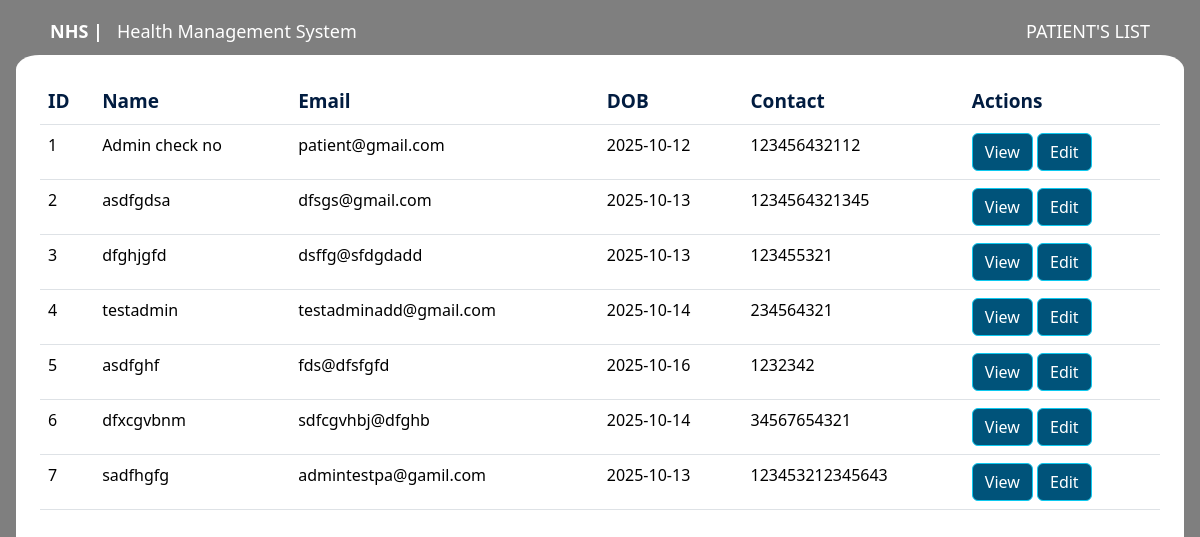
Before: /admin/patients with the older database file.
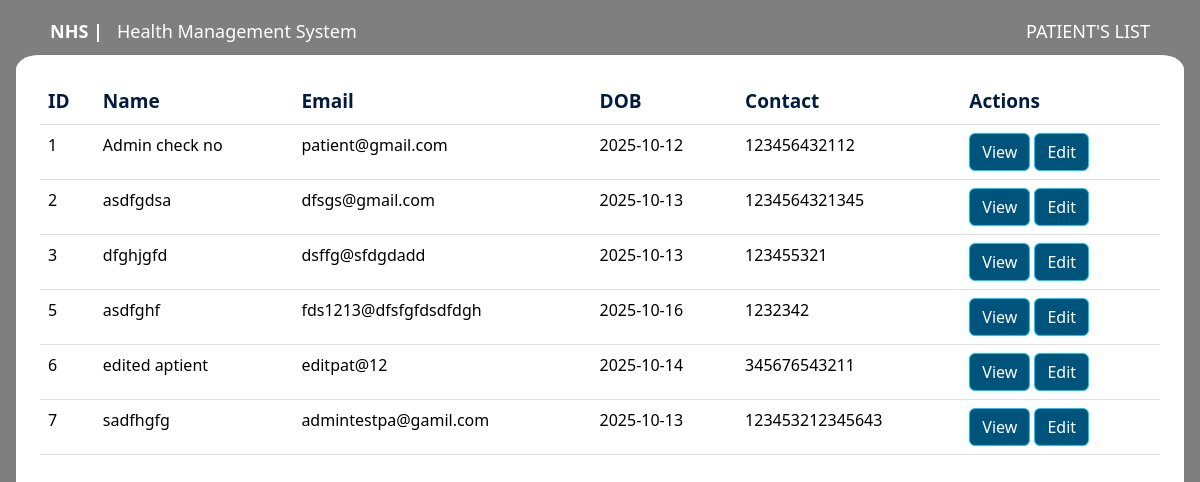
After: the same page with the newer database file.
### models/patient.py (models this page shows, shortened)
class Patient(db.Model):
    __tablename__ = 'patient'
    p_id = db.Column(db.Integer, primary_key=True, autoincrement=True)
    p_email = db.Column(db.String(225), unique=True, nullable=False)
    p_name = db.Column(db.String(225), nullable=False)
    p_password = db.Column(db.String(225), nullable=False)
    p_address = db.Column(db.String(225), nullable=False)
    p_dob = db.Column(db.Date, nullable=False)
    p_tel = db.Column(db.String(15), nullable=True)
    appointments = db.relationship(
        'Appointment',
        back_populates='patient',
        cascade='all, delete-orphan'
    )

### app/routes/admin/patients_list.py (the view)
@admin_bp.route('/patients', methods=['GET', 'POST'])
def patients_list():
    patients = Patient.query.all()
    return render_template('admin/patients_list.html', patients=patients)

### app/templates/admin/patients_list.html (shortened to what this page needs)
{% extends 'layout.html' %}
{% block body_class %} landing-page {% endblock %}
{% block navbar %}
<div class="container nav_bar">
  <div class="d-flex justify-content-between align-items-center mt-2">
      <div><a href="{{ url_for('main.landing_page') }}"><strong>NHS |</strong>  &nbsp;   Health Management System</a> </div>
      <div ><a  href="{{ url_for('admin.patients_list') }}">PATIENT'S LIST</a></div>
  </div>
</div>
{% endblock %}
{% block content %}
<div class="main_container pd_details mx-3 bg-white p-4" style="min-height: calc(100vh - 75px);">
  <table class="table table-hover">
    <thead>
      <tr>
        <th>ID</th>
        <th>Name</th>
        <th>Email</th>
        <th>DOB</th>
        <th>Contact</th>
        <th>Actions</th>
      </tr>
    </thead>
    <tbody>
      {% for patient in patients %}
      <tr>
        <td>{{ patient.p_id }}</td>
        <td>{{ patient.p_name }}</td>
        <td>{{ patient.p_email }}</td>
        <td>{{ patient.p_dob }}</td>
        <td>{{ patient.p_tel }}</td>
        <td>
          <button type="button" class="detail_btn btn btn-info "><a href="#">View</a></button>
          <button type="button" class="detail_btn btn btn-info"><a href="{{ url_for('admin.edit_patient', patient_id = patient.p_id) }}">Edit</a></button>
        </td>
      </tr>
      {% endfor %}
    </tbody>
  </table>
</div>
{% endblock %}

Changed rows visible on the page:
removed Patient: p_id "4", p_name "testadmin", p_email "testadminadd@gmail.com", p_dob "2025-10-14", p_tel "234564321"
changed Patient "asdfghf": p_email "fds@dfsfgfd" → "fds1213@dfsfgfdsdfdgh"
changed Patient id 6: p_name "dfxcgvbnm" → "edited aptient"; p_email "sdfcgvhbj@dfghb" → "editpat@12"; p_tel "34567654321" → "345676543211"
